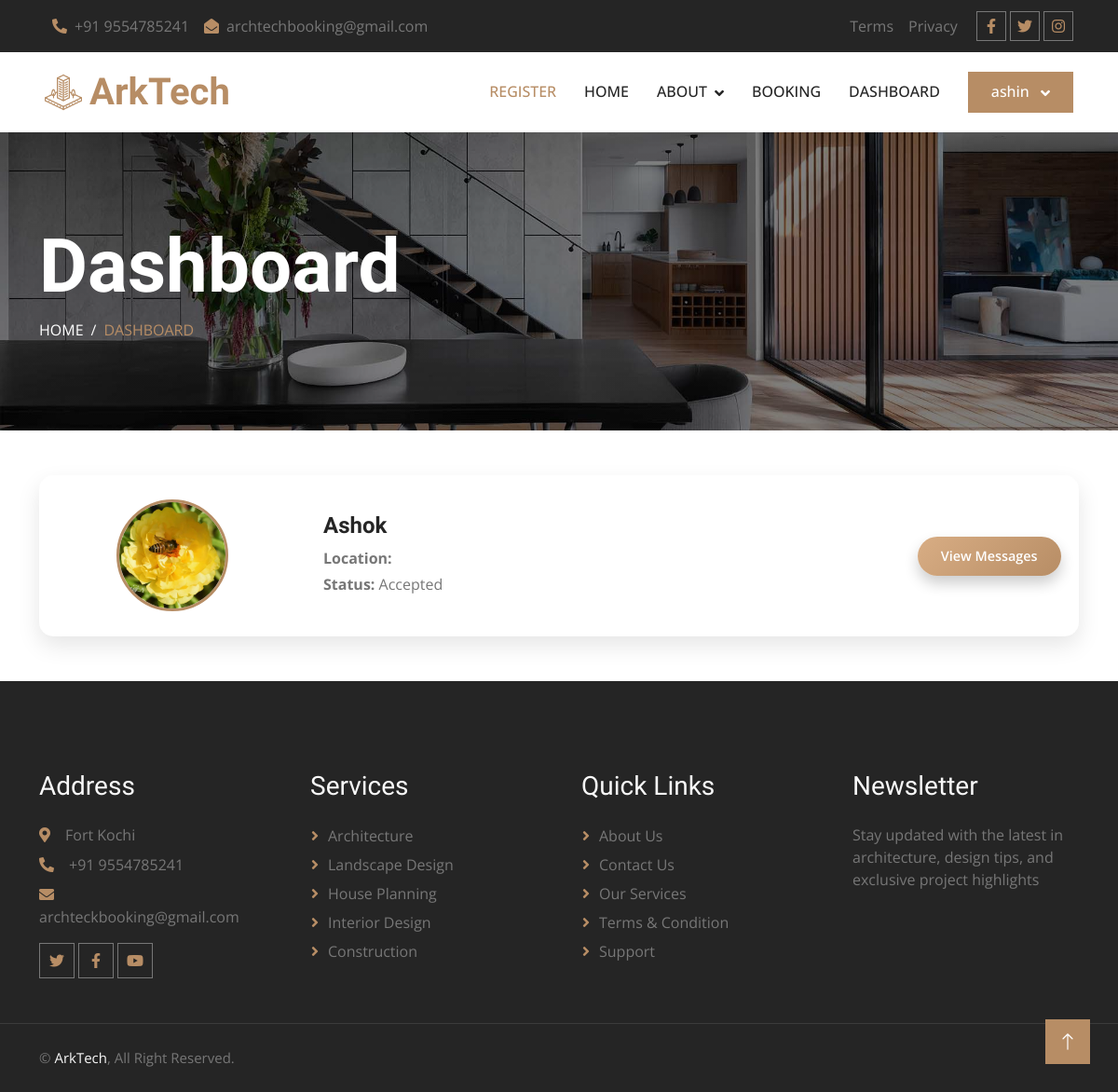
/Guest/customer_dashboard.php (signed in), run on an earlier commit of the app's database.
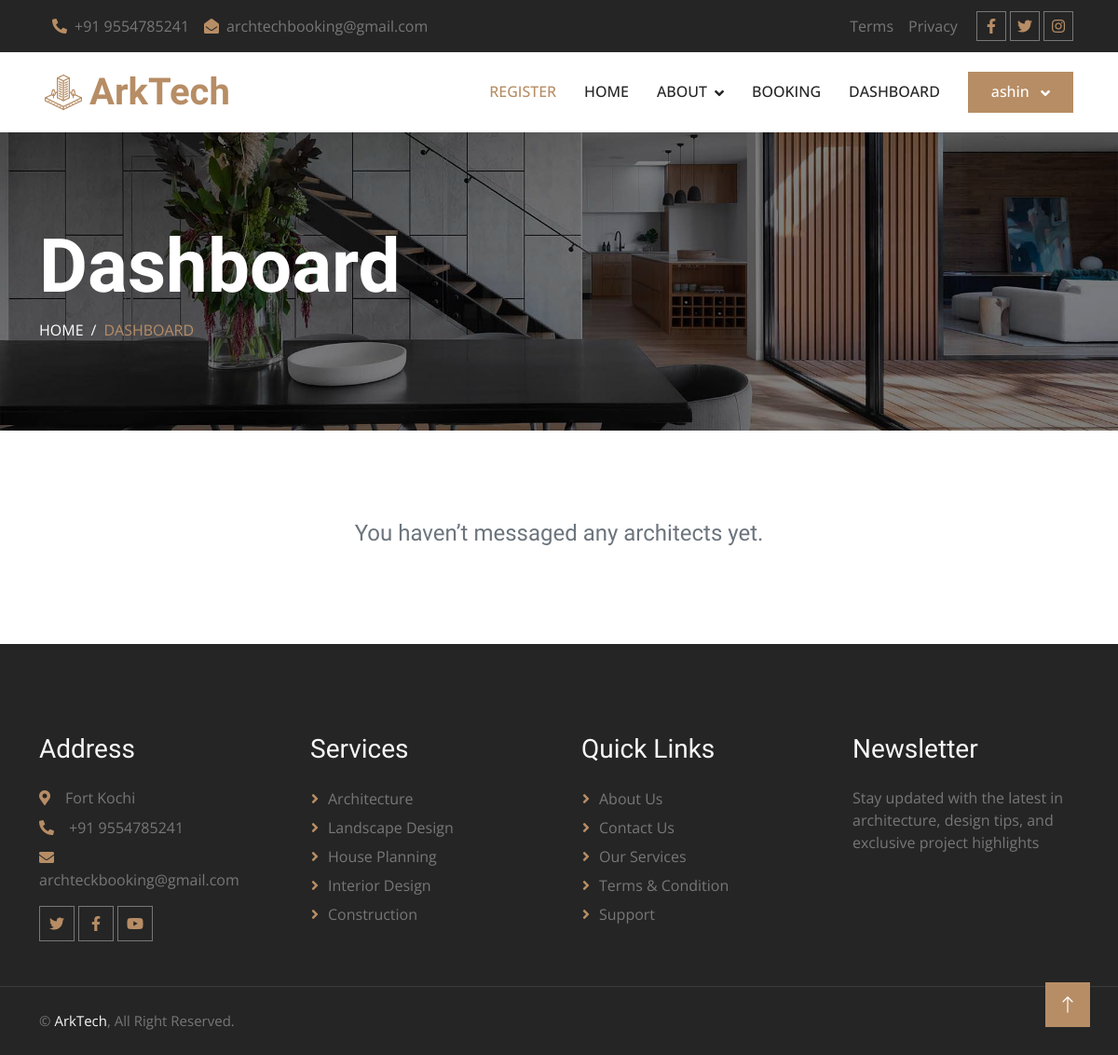
And on a later commit of the database.
### tables this page shows
CREATE TABLE IF NOT EXISTS `tbl_architects` (
  `architect_id` int NOT NULL AUTO_INCREMENT,
  `arch_name` varchar(50) NOT NULL,
  `about` mediumtext NOT NULL,
  `profiles` varchar(500) NOT NULL,
  `email` varchar(50) NOT NULL,
  `phone` bigint NOT NULL,
  `username` varchar(20) NOT NULL,
  `passwords` varchar(50) NOT NULL,
  `certificate_of_licensce` varchar(200) NOT NULL,
  `location_id` int NOT NULL,
  `arch_locations` varchar(500) NOT NULL,
  `status` varchar(20) NOT NULL,
  PRIMARY KEY (`architect_id`)
);

### dboperation.php (called while the page is built, shortened)
<?php
class dboperation
{
    public $con,$res;
    function __construct()
    {
        $this->con=mysqli_connect("localhost","root","","arktech");
    }
    public function executequery($sql)
    {
        $this->res=mysqli_query($this->con,$sql);
        return $this->res;
    }
}
?>

### Guest/customer_dashboard.php (the view, shortened to what this page needs)
<?php
include("../dboperation.php");
include("header.php");
$cust_id = $_SESSION['customer_id'];
$obj = new dboperation();
$sql = "SELECT DISTINCT a.architect_id, a.arch_name, a.status, a.profiles, a.arch_locations
        FROM tbl_messages m
        INNER JOIN tbl_architects a ON m.architect_id = a.architect_id
        WHERE m.user_id = '$cust_id'
        ORDER BY a.arch_name ASC";
$res = $obj->executequery($sql);
?>
<div class="container-fluid page-header py-5 mb-5">
  <div class="container py-5">
    <h1 class="display-1 text-white">Dashboard</h1>
    <nav aria-label="breadcrumb">
      <ol class="breadcrumb text-uppercase mb-0">
        <li class="breadcrumb-item"><a class="text-white" href="index.php">Home</a></li>
        <li class="breadcrumb-item text-primary active" aria-current="page">Dashboard</li>
      </ol>
    </nav>
  </div>
</div>
<div class="container my-5">
  <?php if (mysqli_num_rows($res) > 0) { ?>
    <?php while ($row = mysqli_fetch_assoc($res)) { ?>
      <div class="project-card mb-5">
        <div class="row align-items-center">
          <div class="col-md-3 d-flex justify-content-center">
            <?php if (!empty($row['profiles'])) { ?>
                <img src="../uploads/<?php echo $row['profiles']; ?>"
                    alt="Profile Picture"
                    style="width:120px;height:120px;object-fit:cover;
                            border-radius:50%;border:3px solid #B78D65;">
            <?php } ?>
          </div>
          <div class="col-md-7 p-4">
            <h4 class="fw-bold mb-2"><?php echo $row['arch_name']; ?></h4>
            <p class="mb-1"><strong>Location:</strong> <?php echo $row['arch_locations']; ?></p>
            <p class="mb-1"><strong>Status:</strong> <?php echo $row['status']; ?></p>
          </div>
          <div class="col-md-2 text-center">
            <a href='view_message.php?arch_id=<?php echo $row['architect_id']; ?>' class='view-btn mt-2'>
                View Messages
            </a>
          </div>
        </div>
      </div>
    <?php } ?>
  <?php } else { ?>
    <div class="text-center py-5">
      <h4 class="text-muted">You haven’t messaged any architects yet.</h4>
    </div>
  <?php } ?>
</div>
<?php include("footer.php"); ?>

What changed in the data, as far as the page shows it:
no longer on this page (row edited): tbl_architects: profiles (picture), arch_name "Ashok", status "Accepted"
Also different on the page:
text now shown: "You haven’t messaged any architects yet."
